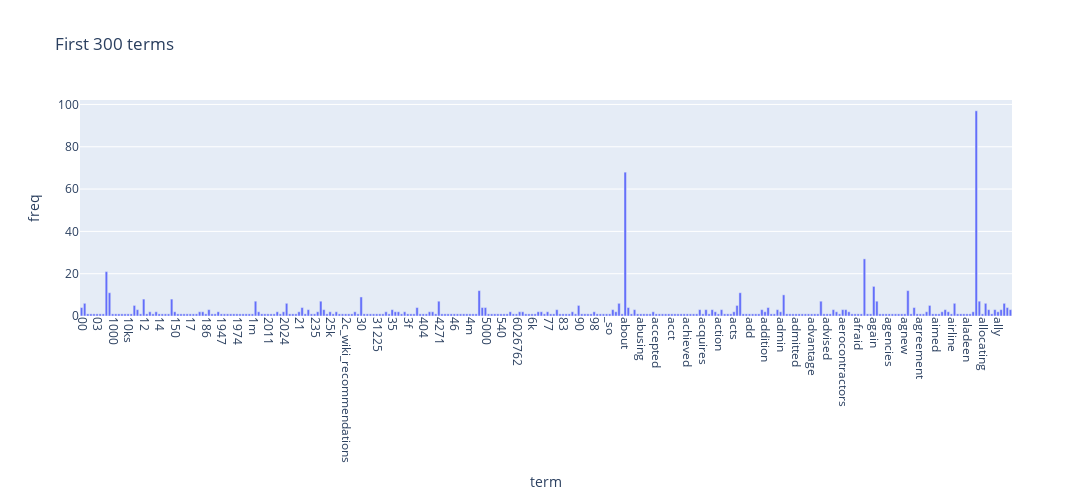

The code cell stored with this chart in its notebook:
### Code cell
N = 300

df_plot = pd.DataFrame({
    'term': vocab[:N],
    'freq': term_frequencies[:N],
})

fig = px.bar(
    df_plot,
    x='term', y='freq',
    title=f'First {N} terms',
)

fig.update_layout(
    xaxis_tickangle=90,      
    bargap=0.2,              
    width=1200, height=500   
)

fig.show()

### Figure 1 — Plotly figure (JSON) as saved in the notebook; plotly's stock layout.template omitted (floating-point values rounded to 4 significant figures; data arrays with more than 128 entries replaced by an {"elided": "..."} marker saying what was removed)
{"data": [{"hovertemplate": "term=%{x}<br>freq=%{y}<extra></extra>", "legendgroup": "", "marker": {"color": "#636efa", "pattern": {"shape": ""}}, "name": "", "orientation": "v", "showlegend": false, "textposition": "auto", "type": "bar", "x": {"elided": "300 str values"}, "xaxis": "x", "y": {"elided": "300 int values"}, "yaxis": "y"}], "layout": {"bargap": 0.2, "barmode": "relative", "height": 500, "legend": {"tracegroupgap": 0}, "title": {"text": "First 300 terms"}, "width": 1200, "xaxis": {"anchor": "y", "domain": [0, 1], "tickangle": 90, "title": {"text": "term"}}, "yaxis": {"anchor": "x", "domain": [0, 1], "title": {"text": "freq"}}}}
